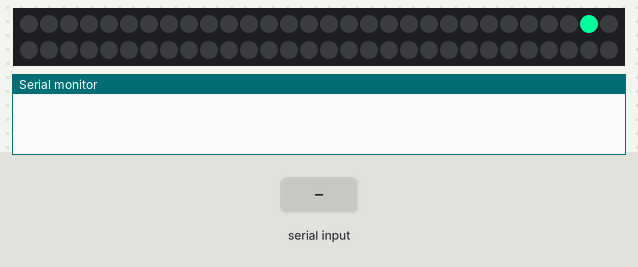
Bench run of a sketch on a simulated Arduino Uno, built with avr-gcc and run on an emulated ATmega328P. Shown: 60 RGB LEDs in strip order, left to right, continuing on the next row, the last lines printed to the serial monitor. The test bench sets the inputs (shaded band). Dim RGB values are drawn brighter than linear.

Above: at 1.28 s.
1.3 s: "0" received over Serial
2.8 s: byte 54 (54) received over Serial
5.2 s: byte 55 (55) received over Serial
7.9 s: byte 57 (57) received over Serial
10.6 s: "1" received over Serial
At 10.77 s:
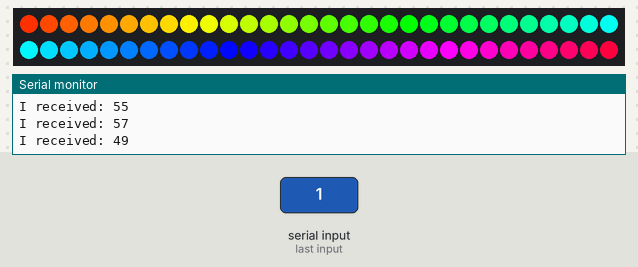
At 11.99 s:
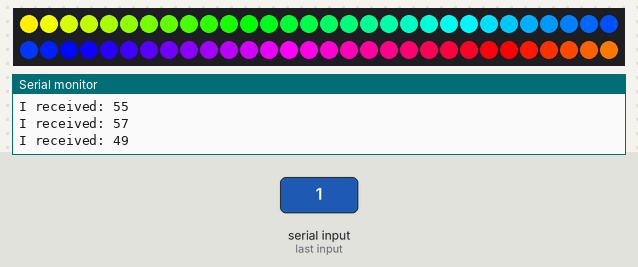
13.0 s: "4" received over Serial
At 13.51 s:
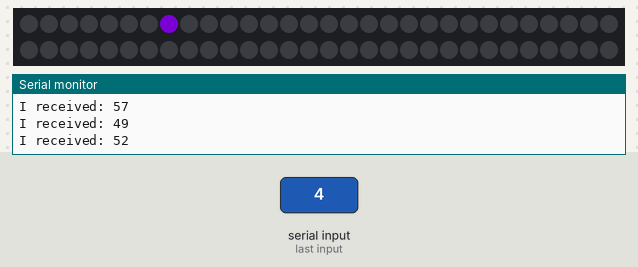
Timing chart, 0 to 16.0 s (numbered marks = the images above; inputs shaded):
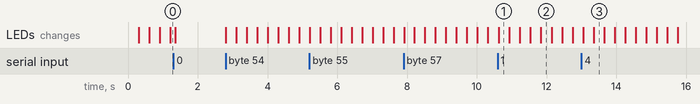

The sketch:

WS2812_Breakout_Example.ino
```cpp
// (licence header left out)
#include <Adafruit_NeoPixel.h>
#include "WS2812_Definitions.h"

#define PIN 4
#define LED_COUNT 60

// Create an instance of the Adafruit_NeoPixel class called "leds".
// That'll be what we refer to from here on...
Adafruit_NeoPixel leds = Adafruit_NeoPixel(LED_COUNT, PIN, NEO_GRB + NEO_KHZ800);


int incomingByte = 0;   // for incoming serial data

int state = 3;


void setup()
{
  Serial.begin(9600);
  leds.begin();  // Call this to start up the LED strip.
  clearLEDs();   // This function, defined below, turns all LEDs off...
  leds.show();   // ...but the LEDs don't actually update until you call this.
}

void loop()
{
  // send data only when you receive data:
  if (Serial.available() > 0) {
    // read the incoming byte:
    incomingByte = Serial.read();
    // say what you got:
    Serial.print("I received: ");
    Serial.println(incomingByte, DEC);

      switch (incomingByte) {

        case 48://6 loop
          state = 0;
          break;

        case 49://1 play
          state = 1;
          break;

        case 50://2  quit
          state = 2;
          break;

        case 51://3 loop
          state = 3;
          break;

        case 52://4 loop
          state = 4;
          break;

        case 53://5 loop
          state = 5;
          break;

        case 54://6 loop
          state = 6;
          break;

        case 55://7 loop
          state = 7;
          break;

        case 56://8 loop
          state = 8;
          break;

        case 57://9 loop
          state = 9;
          break;

        default:
          break;
      }
  }

  switch (state) {

    case 0:
      clearLEDs();
      leds.show();
      break;

    case 1:
      for (int i = 0; i < LED_COUNT * 1; i++)
      {
        rainbow(i);
        delay(2);  // Delay between rainbow slides
      }
      break;

    case 2:
      cylon(MEDIUMSPRINGGREEN, 1);  // Indigo cylon eye!
      break;

    case 3:
       cascade(MEDIUMSPRINGGREEN, TOP_DOWN, 1);
       break;

    case 4:
       cascade(INDIGO, TOP_DOWN, 1);
      break;

    case 5:
      cascade(LIME, TOP_DOWN, 1);
      break;

    case 6:
      cascade(TEAL, TOP_DOWN, 1);
      break;

    case 7:
      cascade(CORAL, TOP_DOWN, 1);
      break;

    case 8:
      cascade(AQUA, TOP_DOWN, 1);
      break;

    case 9:
      cascade(STEELBLUE, TOP_DOWN, 1);
      break;

    default:
      break;


  }

        // Ride the Rainbow Road
//      for (int i = 0; i < LED_COUNT * 10; i++)
//      {
//        rainbow(i);
//        delay(100);  // Delay between rainbow slides
//      }


}

void serialMsgRecieved(int _msg)
{
    int message = _msg;
    Serial.println("Recieved serial message:  "+message);
  //  cylon(MEDIUMSPRINGGREEN, 1);


}

// Implements a little larson "cylon" sanner.
// This'll run one full cycle, down one way and back the other
void cylon(unsigned long color, byte wait)
{
  // weight determines how much lighter the outer "eye" colors are
  const byte weight = 4;
  // It'll be easier to decrement each of these colors individually
  // so we'll split them out of the 24-bit color value
  byte red = (color & 0xFF0000) >> 16;
  byte green = (color & 0x00FF00) >> 8;
  byte blue = (color & 0x0000FF);

  // Start at closest LED, and move to the outside
  for (int i = 0; i <= LED_COUNT - 1; i++)
  {
    clearLEDs();
    leds.setPixelColor(i, red, green, blue);  // Set the bright middle eye
    // Now set two eyes to each side to get progressively dimmer
    for (int j = 1; j < 3; j++)
    {
      if (i - j >= 0)
        leds.setPixelColor(i - j, red / (weight * j), green / (weight * j), blue / (weight * j));
      if (i - j <= LED_COUNT)
        leds.setPixelColor(i + j, red / (weight * j), green / (weight * j), blue / (weight * j));
    }
    leds.show();  // Turn the LEDs on
    delay(wait);  // Delay for visibility
  }

  // Now we go back to where we came. Do the same thing.
  for (int i = LED_COUNT - 2; i >= 1; i--)
  {
    clearLEDs();
    leds.setPixelColor(i, red, green, blue);
    for (int j = 1; j < 3; j++)
    {
      if (i - j >= 0)
        leds.setPixelColor(i - j, red / (weight * j), green / (weight * j), blue / (weight * j));
      if (i - j <= LED_COUNT)
        leds.setPixelColor(i + j, red / (weight * j), green / (weight * j), blue / (weight * j));
    }

    leds.show();
    delay(wait);
  }
}

// Cascades a single direction. One time.
void cascade(unsigned long color, byte direction, byte wait)
{
  if (direction == TOP_DOWN)
  {
    for (int i = 0; i < LED_COUNT; i++)
    {
      clearLEDs();  // Turn off all LEDs
      leds.setPixelColor(i, color);  // Set just this one
      leds.show();
      delay(wait);
    }
  }
  else
  {
    for (int i = LED_COUNT - 1; i >= 0; i--)
    {
      clearLEDs();
      leds.setPixelColor(i, color);
      leds.show();
      delay(wait);
    }
  }
}

// Sets all LEDs to off, but DOES NOT update the display;
// call leds.show() to actually turn them off after this.
void clearLEDs()
{
  for (int i = 0; i < LED_COUNT; i++)
  {
    leds.setPixelColor(i, 0);
  }
}

// Prints a rainbow on the ENTIRE LED strip.
//  The rainbow begins at a specified position.
// ROY G BIV!
void rainbow(byte startPosition)
{
  // Need to scale our rainbow. We want a variety of colors, even if there
  // are just 10 or so pixels.
  int rainbowScale = 192 / LED_COUNT;

  // Next we setup each pixel with the right color
  for (int i = 0; i < LED_COUNT; i++)
  {
    // There are 192 total colors we can get out of the rainbowOrder function.
    // It'll return a color between red->orange->green->...->violet for 0-191.
    leds.setPixelColor(i, rainbowOrder((rainbowScale * (i + startPosition)) % 192));
  }
  // Finally, actually turn the LEDs on:
  leds.show();
}

// Input a value 0 to 191 to get a color value.
// The colors are a transition red->yellow->green->aqua->blue->fuchsia->red...
//  Adapted from Wheel function in the Adafruit_NeoPixel library example sketch
uint32_t rainbowOrder(byte position)
{
  // 6 total zones of color change:
  if (position < 31)  // Red -> Yellow (Red = FF, blue = 0, green goes 00-FF)
  {
    return leds.Color(0xFF, position * 8, 0);
  }
  else if (position < 63)  // Yellow -> Green (Green = FF, blue = 0, red goes FF->00)
  {
    position -= 31;
    return leds.Color(0xFF - position * 8, 0xFF, 0);
  }
  else if (position < 95)  // Green->Aqua (Green = FF, red = 0, blue goes 00->FF)
  {
    position -= 63;
    return leds.Color(0, 0xFF, position * 8);
  }
  else if (position < 127)  // Aqua->Blue (Blue = FF, red = 0, green goes FF->00)
  {
    position -= 95;
    return leds.Color(0, 0xFF - position * 8, 0xFF);
  }
  else if (position < 159)  // Blue->Fuchsia (Blue = FF, green = 0, red goes 00->FF)
  {
    position -= 127;
    return leds.Color(position * 8, 0, 0xFF);
  }
  else  //160 <position< 191   Fuchsia->Red (Red = FF, green = 0, blue goes FF->00)
  {
    position -= 159;
    return leds.Color(0xFF, 0x00, 0xFF - position * 8);
  }
}
```

WS2812_Definitions.h
```cpp
/*
  Bunches of definitions for the WS2812 Breakout Board example code

*/

// These are for the cascade function
#define TOP_DOWN 0
#define DOWN_TOP 1

/* A world of colors to set your LED to
  Standard HTML Color Codes sorted by Hex Value
    to see the colors in action, check out:
   http://www.w3schools.com/html/html_colorvalues.asp */

#define BLACK			0x000000
#define NAVY			0x000080
#define DARKBLUE		0x00008B
#define MEDIUMBLUE		0x0000CD
#define BLUE			0x0000FF
#define DARKGREEN		0x006400
#define GREEN			0x008000
#define TEAL			0x008080
#define DARKCYAN		0x008B8B
#define DEEPSKYBLUE		0x00BFFF
#define DARKTURQUOISE		0x00CED1
#define MEDIUMSPRINGGREEN	0x00FA9A
#define LIME			0x00FF00
#define SPRINGGREEN		0x00FF7F
#define AQUA			0x00FFFF
#define CYAN			0x00FFFF
#define MIDNIGHTBLUE		0x191970
#define DODGERBLUE		0x1E90FF
#define LIGHTSEAGREEN		0x20B2AA
#define FORESTGREEN		0x228B22
#define SEAGREEN		0x2E8B57
#define DARKSLATEGRAY		0x2F4F4F
#define LIMEGREEN		0x32CD32
#define MEDIUMSEAGREEN		0x3CB371
#define TURQUOISE		0x40E0D0
#define ROYALBLUE		0x4169E1
#define STEELBLUE		0x4682B4
#define DARKSLATEBLUE		0x483D8B
#define MEDIUMTURQUOISE		0x48D1CC
#define INDIGO 			0x4B0082
#define DARKOLIVEGREEN		0x556B2F
#define CADETBLUE		0x5F9EA0
#define CORNFLOWERBLUE		0x6495ED
#define MEDIUMAQUAMARINE	0x66CDAA
#define DIMGRAY			0x696969
#define SLATEBLUE		0x6A5ACD
#define OLIVEDRAB		0x6B8E23
#define SLATEGRAY		0x708090
#define LIGHTSLATEGRAY		0x778899
#define MEDIUMSLATEBLUE		0x7B68EE
#define LAWNGREEN		0x7CFC00
#define CHARTREUSE		0x7FFF00
#define AQUAMARINE		0x7FFFD4
#define MAROON			0x800000
#define PURPLE			0x800080
#define OLIVE			0x808000
#define GRAY			0x808080
#define SKYBLUE			0x87CEEB
#define LIGHTSKYBLUE		0x87CEFA
#define BLUEVIOLET		0x8A2BE2
#define DARKRED			0x8B0000
#define DARKMAGENTA		0x8B008B
#define SADDLEBROWN		0x8B4513
#define DARKSEAGREEN		0x8FBC8F
#define LIGHTGREEN		0x90EE90
#define MEDIUMPURPLE		0x9370DB
#define DARKVIOLET		0x9400D3
#define PALEGREEN		0x98FB98
#define DARKORCHID		0x9932CC
#define YELLOWGREEN		0x9ACD32
#define SIENNA			0xA0522D
#define BROWN			0xA52A2A
#define DARKGRAY		0xA9A9A9
#define LIGHTBLUE		0xADD8E6
#define GREENYELLOW		0xADFF2F
#define PALETURQUOISE	        0xAFEEEE
#define LIGHTSTEELBLUE		0xB0C4DE
#define POWDERBLUE		0xB0E0E6
#define FIREBRICK		0xB22222
#define DARKGOLDENROD		0xB8860B
#define MEDIUMORCHID		0xBA55D3
#define ROSYBROWN		0xBC8F8F
#define DARKKHAKI		0xBDB76B
#define SILVER			0xC0C0C0
#define MEDIUMVIOLETRED	        0xC71585
#define INDIANRED 		0xCD5C5C
#define PERU			0xCD853F
#define CHOCOLATE		0xD2691E
#define TAN			0xD2B48C
#define LIGHTGRAY		0xD3D3D3
#define THISTLE			0xD8BFD8
#define ORCHID			0xDA70D6
#define GOLDENROD		0xDAA520
#define PALEVIOLETRED		0xDB7093
#define CRIMSON			0xDC143C
#define GAINSBORO		0xDCDCDC
#define PLUM			0xDDA0DD
#define BURLYWOOD		0xDEB887
#define LIGHTCYAN		0xE0FFFF
#define LAVENDER		0xE6E6FA
#define DARKSALMON		0xE9967A
#define VIOLET			0xEE82EE
#define PALEGOLDENROD		0xEEE8AA
#define LIGHTCORAL		0xF08080
#define KHAKI			0xF0E68C
#define ALICEBLUE		0xF0F8FF
#define HONEYDEW		0xF0FFF0
#define AZURE			0xF0FFFF
#define SANDYBROWN		0xF4A460
#define WHEAT			0xF5DEB3
#define BEIGE			0xF5F5DC
#define WHITESMOKE		0xF5F5F5
#define MINTCREAM		0xF5FFFA
#define GHOSTWHITE		0xF8F8FF
#define SALMON			0xFA8072
#define ANTIQUEWHITE		0xFAEBD7
#define LINEN			0xFAF0E6
#define LIGHTGOLDENRODYELLOW	0xFAFAD2
#define OLDLACE			0xFDF5E6
#define RED			0xFF0000
#define FUCHSIA			0xFF00FF
#define MAGENTA			0xFF00FF
#define DEEPPINK		0xFF1493
#define ORANGERED		0xFF4500
#define TOMATO			0xFF6347
#define HOTPINK			0xFF69B4
#define CORAL			0xFF7F50
#define DARKORANGE		0xFF8C00
#define LIGHTSALMON		0xFFA07A
#define ORANGE			0xFFA500
#define LIGHTPINK		0xFFB6C1
#define PINK			0xFFC0CB
#define GOLD			0xFFD700
#define PEACHPUFF		0xFFDAB9
#define NAVAJOWHITE		0xFFDEAD
#define MOCCASIN		0xFFE4B5
#define BISQUE			0xFFE4C4
#define MISTYROSE		0xFFE4E1
#define BLANCHEDALMOND		0xFFEBCD
#define PAPAYAWHIP		0xFFEFD5
#define LAVENDERBLUSH		0xFFF0F5
#define SEASHELL		0xFFF5EE
#define CORNSILK		0xFFF8DC
#define LEMONCHIFFON		0xFFFACD
#define FLORALWHITE		0xFFFAF0
#define SNOW			0xFFFAFA
#define YELLOW			0xFFFF00
#define LIGHTYELLOW		0xFFFFE0
#define IVORY			0xFFFFF0
#define WHITE			0xFFFFFF
```

Measured:
- after the input at 10.6 s, the LEDs: change at once (image 1)
- after the input at 13.0 s, the LEDs: first differ from a run without the input after 0.36 s (image 3)
